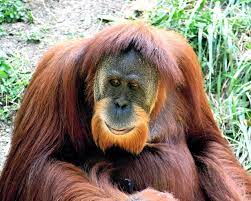
#> input picture orangutan.jpg, 251 x 201 px
$ python filtrebilmemne.py   (older library calls are emulated)
#> lines starting #> are read from the running program, lines starting #| are printed output that depends on the picture
import cv2
import numpy as np
image = cv2.imread('orangutan.jpg')
#> image is the input picture: shape (201, 251, 3); mean B, G, R 112.3, 128.3, 143.9
x_filtre=np.array([[-1,-1,-1],[0,0,0],[1,1,1]])
y_filtre=np.array([[-1,0,1],[-1,0,1],[-1,0,1]])
image_x=cv2.filter2D(image,-1,x_filtre)
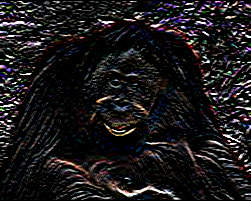
#> image_x: shape (201, 251, 3); mean B, G, R 25.6, 24.4, 26.6
image_y=cv2.filter2D(image,-1,y_filtre)
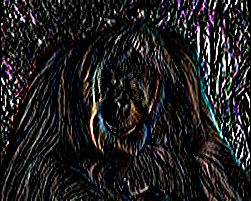
#> image_y: shape (201, 251, 3); mean B, G, R 31.5, 30.7, 32.3
laplace=cv2.Laplacian(image,cv2.CV_16S,ksize=5)
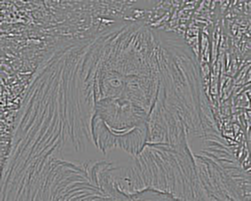
#> laplace: shape (201, 251, 3) int16; mean B, G, R 0.3, 0, 0.4; drawn with min black and max white
laplace2=cv2.Laplacian(image,cv2.CV_32F)
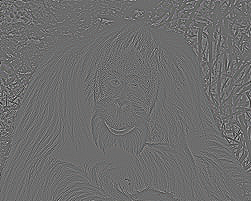
#> laplace2: shape (201, 251, 3) float32; mean B, G, R 0, 0, 0; drawn with min black and max white
cv2.imshow('original',image)
cv2.imshow('yatay yon',image_x)
cv2.imshow('dikey yon',image_y)
cv2.imshow('laplace',laplace)
cv2.imshow('laplace2',laplace2)
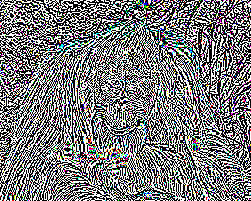
#> window 'laplace2': shape (201, 251, 3); mean B, G, R 123.4, 122.5, 122.3
cv2.waitKey(0)

$ run again, with deneme.jpg copied over orangutan.jpg
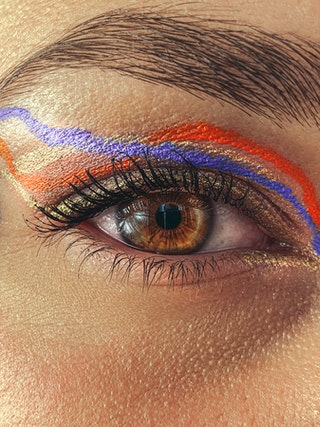
#> input picture deneme.jpg, 320 x 427 px
#> image is the input picture: shape (427, 320, 3); mean B, G, R 95.4, 119.9, 161.2
#> `laplace2=cv2.Laplacian(image,cv2.CV_32F)`:
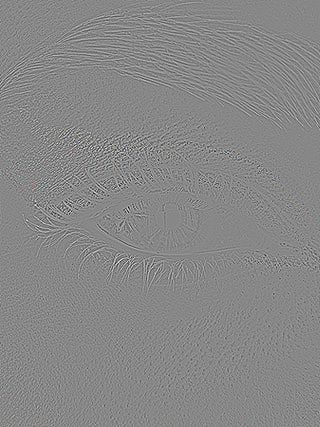
#> laplace2: shape (427, 320, 3) float32; mean B, G, R 0, 0, 0; drawn with min black and max white
#> `cv2.imshow('laplace2',laplace2)`:
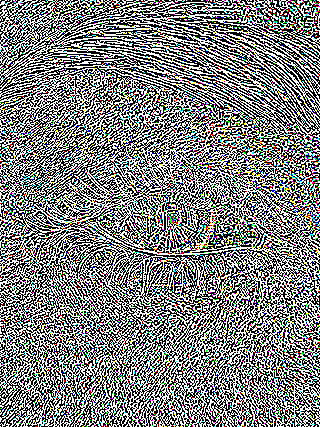
#> window 'laplace2': shape (427, 320, 3); mean B, G, R 128.1, 128, 127.7
